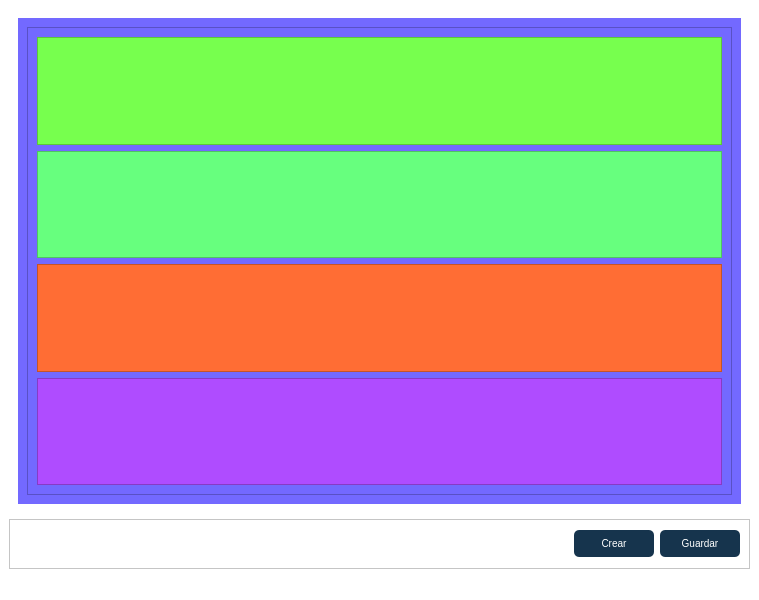
<?xml version="1.0" encoding="UTF-8"?>
<ui version="4.0">
 <class>MainWindow</class>
 <widget class="QMainWindow" name="MainWindow">
  <property name="geometry">
   <rect>
    <x>0</x>
    <y>0</y>
    <width>759</width>
    <height>600</height>
   </rect>
  </property>
  <property name="windowTitle">
   <string>MainWindow</string>
  </property>
  <property name="styleSheet">
   <string notr="true">background-color: rgb(255, 255, 255);</string>
  </property>
  <widget class="QWidget" name="centralwidget">
   <layout class="QGridLayout" name="gridLayout_2">
    <item row="1" column="0">
     <widget class="QFrame" name="frame_4">
      <property name="sizePolicy">
       <sizepolicy hsizetype="Preferred" vsizetype="Fixed">
        <horstretch>0</horstretch>
        <verstretch>0</verstretch>
       </sizepolicy>
      </property>
      <property name="minimumSize">
       <size>
        <width>0</width>
        <height>50</height>
       </size>
      </property>
      <property name="frameShape">
       <enum>QFrame::StyledPanel</enum>
      </property>
      <property name="frameShadow">
       <enum>QFrame::Raised</enum>
      </property>
      <layout class="QHBoxLayout" name="horizontalLayout">
       <item>
        <spacer name="horizontalSpacer">
         <property name="orientation">
          <enum>Qt::Horizontal</enum>
         </property>
         <property name="sizeHint" stdset="0">
          <size>
           <width>40</width>
           <height>20</height>
          </size>
         </property>
        </spacer>
       </item>
       <item alignment="Qt::AlignRight">
        <widget class="QPushButton" name="pushButton_2">
         <property name="sizePolicy">
          <sizepolicy hsizetype="Fixed" vsizetype="Fixed">
           <horstretch>0</horstretch>
           <verstretch>0</verstretch>
          </sizepolicy>
         </property>
         <property name="minimumSize">
          <size>
           <width>80</width>
           <height>27</height>
          </size>
         </property>
         <property name="cursor">
          <cursorShape>PointingHandCursor</cursorShape>
         </property>
         <property name="styleSheet">
          <string notr="true">QPushButton {
    background-color: #16344D; /* Color de fondo */
    border-radius: 5px; /* Bordes redondeaados */
    color: white; /* Color del texto */
    padding: 5px 10px; /* Espaciado interno */
    border: none; /* Elimina el borde predeterminado */
    font-size: 10px; /* Tamaño de fuente */
    text-align: center; /* Alinea el texto a la izquierda */
}

QPushButton:hover {
    background-color: #4C6D8C ; /* Color de fondo al pasar el mouse */
    box-shadow: 0 0 10px rgba(0, 0, 0, 0.5); /* Sombra al pasar el mouse */
    transform: scale(1.02); /* Ligero aumento al pasar el mouse */
    transition: all 0.3s ease-in-out; /* Transición suave */
}

QPushButton::icon {
    padding-right: 5px; /* Espaciado entre el icono y el texto */
}
</string>
         </property>
         <property name="text">
          <string>Crear</string>
         </property>
         <property name="icon">
          <iconset>
           <normaloff>../../assets/iconos/anadir.png</normaloff>../../assets/iconos/anadir.png</iconset>
         </property>
        </widget>
       </item>
       <item alignment="Qt::AlignRight">
        <widget class="QPushButton" name="pushButton">
         <property name="sizePolicy">
          <sizepolicy hsizetype="Fixed" vsizetype="Fixed">
           <horstretch>0</horstretch>
           <verstretch>0</verstretch>
          </sizepolicy>
         </property>
         <property name="minimumSize">
          <size>
           <width>80</width>
           <height>27</height>
          </size>
         </property>
         <property name="cursor">
          <cursorShape>PointingHandCursor</cursorShape>
         </property>
         <property name="styleSheet">
          <string notr="true">QPushButton {
    background-color: #16344D; /* Color de fondo */
    border-radius: 5px; /* Bordes redondeaados */
    color: white; /* Color del texto */
    padding: 5px 10px; /* Espaciado interno */
    border: none; /* Elimina el borde predeterminado */
    font-size: 10px; /* Tamaño de fuente */
    text-align: center; /* Alinea el texto a la izquierda */
}

QPushButton:hover {
    background-color: #4C8C6D ; /* Color de fondo al pasar el mouse */
    box-shadow: 0 0 10px rgba(0, 0, 0, 0.5); /* Sombra al pasar el mouse */
    transform: scale(1.02); /* Ligero aumento al pasar el mouse */
    transition: all 0.3s ease-in-out; /* Transición suave */
}

QPushButton::icon {
    padding-right: 5px; /* Espaciado entre el icono y el texto */
}
</string>
         </property>
         <property name="text">
          <string>Guardar</string>
         </property>
         <property name="icon">
          <iconset>
           <normaloff>../../assets/iconos/guardar-el-archivo.png</normaloff>../../assets/iconos/guardar-el-archivo.png</iconset>
         </property>
        </widget>
       </item>
      </layout>
     </widget>
    </item>
    <item row="0" column="0">
     <widget class="QWidget" name="gridWidget" native="true">
      <property name="styleSheet">
       <string notr="true"/>
      </property>
      <layout class="QGridLayout" name="gridLayout">
       <item row="0" column="0">
        <widget class="QWidget" name="widget" native="true">
         <property name="styleSheet">
          <string notr="true">background-color: rgb(115, 105, 255);</string>
         </property>
         <layout class="QVBoxLayout" name="verticalLayout">
          <item>
           <widget class="QFrame" name="frame">
            <property name="frameShape">
             <enum>QFrame::StyledPanel</enum>
            </property>
            <property name="frameShadow">
             <enum>QFrame::Raised</enum>
            </property>
            <layout class="QVBoxLayout" name="verticalLayout_2">
             <item>
              <widget class="QFrame" name="frame_6">
               <property name="styleSheet">
                <string notr="true">background-color: rgb(119, 255, 78);</string>
               </property>
               <property name="frameShape">
                <enum>QFrame::StyledPanel</enum>
               </property>
               <property name="frameShadow">
                <enum>QFrame::Raised</enum>
               </property>
              </widget>
             </item>
             <item>
              <widget class="QFrame" name="frame_5">
               <property name="styleSheet">
                <string notr="true">background-color: rgb(103, 255, 126);</string>
               </property>
               <property name="frameShape">
                <enum>QFrame::StyledPanel</enum>
               </property>
               <property name="frameShadow">
                <enum>QFrame::Raised</enum>
               </property>
              </widget>
             </item>
             <item>
              <widget class="QFrame" name="frame_3">
               <property name="styleSheet">
                <string notr="true">background-color: rgb(255, 109, 52);</string>
               </property>
               <property name="frameShape">
                <enum>QFrame::StyledPanel</enum>
               </property>
               <property name="frameShadow">
                <enum>QFrame::Raised</enum>
               </property>
              </widget>
             </item>
             <item>
              <widget class="QFrame" name="frame_2">
               <property name="styleSheet">
                <string notr="true">background-color: rgb(175, 76, 255);</string>
               </property>
               <property name="frameShape">
                <enum>QFrame::StyledPanel</enum>
               </property>
               <property name="frameShadow">
                <enum>QFrame::Raised</enum>
               </property>
              </widget>
             </item>
            </layout>
           </widget>
          </item>
         </layout>
        </widget>
       </item>
      </layout>
     </widget>
    </item>
   </layout>
  </widget>
  <widget class="QMenuBar" name="menubar">
   <property name="geometry">
    <rect>
     <x>0</x>
     <y>0</y>
     <width>759</width>
     <height>18</height>
    </rect>
   </property>
  </widget>
  <widget class="QStatusBar" name="statusbar"/>
 </widget>
 <resources/>
 <connections/>
</ui>
